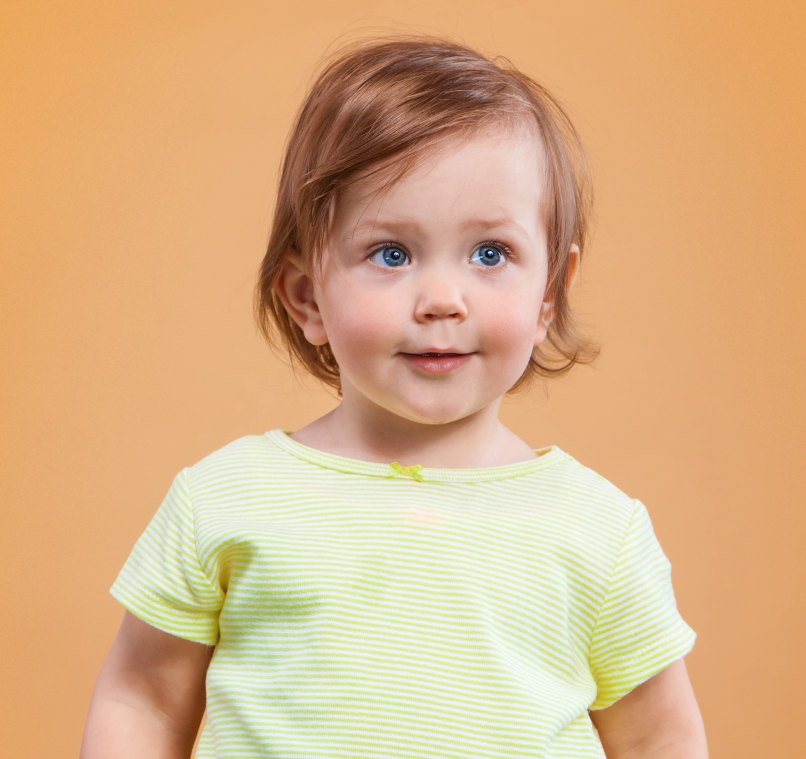
#> input picture baby1.jpg, 2417 x 2277 px (shown at 1/3 size)
$ python face_detection.py
#> lines starting #> are read from the running program, lines starting #| are printed output that depends on the picture
import cv2

# Create a CascadeClassifier Object
face_cascade = cv2.CascadeClassifier("haarcascade_frontalface_default.xml")

# Reading the image as it is
img = cv2.imread("baby1.jpg")
#> img is the input picture: shape (2277, 2417, 3); mean B, G, R 134.7, 177.7, 218

# Reading the image as gray scale image
gray_img = cv2.cvtColor(img,cv2.COLOR_BGR2GRAY)
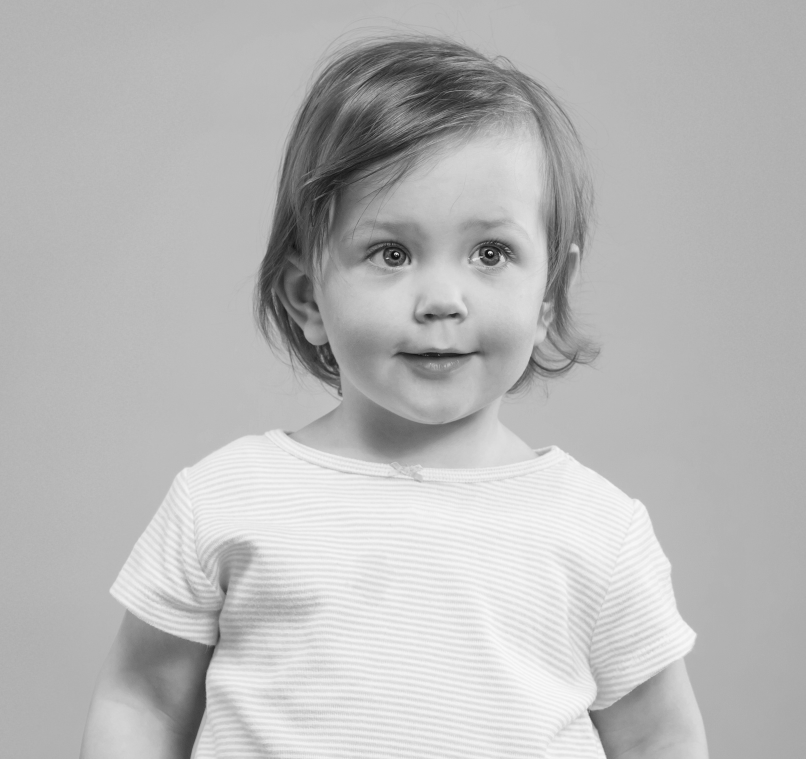
#> gray_img: shape (2277, 2417) (shown at 1/3 size); min 9, max 251, mean 184.9

# Search the co-ordintes of the image
faces = face_cascade.detectMultiScale(gray_img, scaleFactor = 1.05,
                                      minNeighbors=5)
#> faces = [[863, 407, 901, 901]]
print(type(faces))
#| <class 'numpy.ndarray'>
print(faces)
#| [[863 407 901 901]]

for x,y,w,h in faces:
    img = cv2.rectangle(img, (x,y), (x+w,y+h),(0,255,0),5)
#> this loop made 1 pass

resized = cv2.resize(img, (int(img.shape[1]/7),int(img.shape[0]/7)))
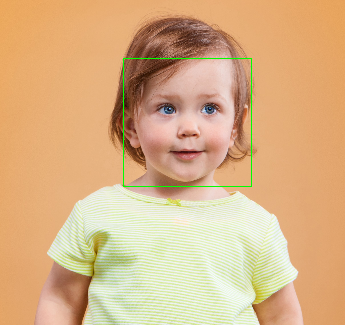
#> resized: shape (325, 345, 3); mean B, G, R 134.1, 178.2, 217.1

cv2.imshow("face", resized)

cv2.waitKey(0)

cv2.destroyAllWindows()
